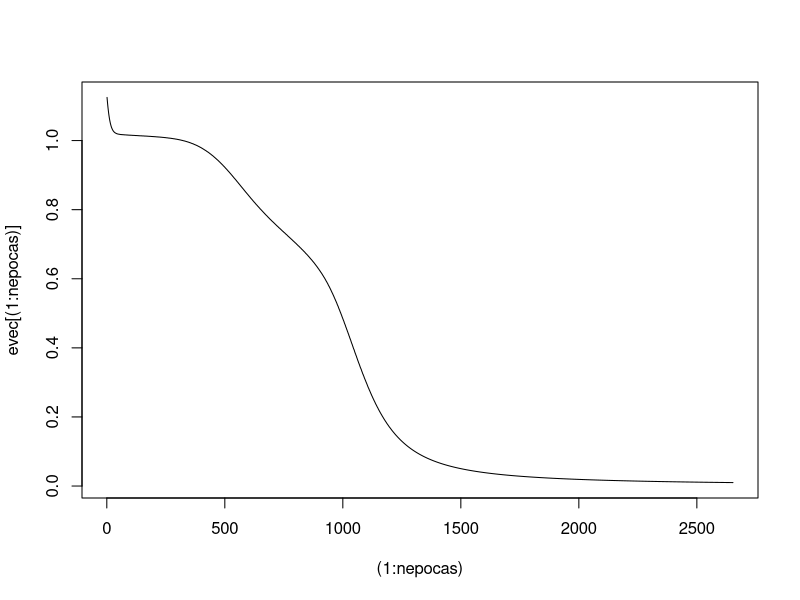

This chart was generated by the following R code:
rm(list=ls())
#############################
sech2<-function(u)
{
  return(((2/(exp(u)+exp(-u)))*(2/(exp(u)+exp(-u))))) 
}
############################
x<-matrix(c(0,0,0,1,1,0,1,1),byrow = T,ncol=2)
y<-matrix(c(-1,+1,+1,-1,+1,-1,-1,+1),byrow = T,ncol=2)

i1<-1
i4<-1
i5<-1
i8<-1

w61<-runif(1)-0.5
w62<-runif(1)-0.5
w63<-runif(1)-0.5

w72<-runif(1)-0.5
w73<-runif(1)-0.5
w74<-runif(1)-0.5

w95<-runif(1)-0.5
w96<-runif(1)-0.5
w97<-runif(1)-0.5

w106<-runif(1)-0.5
w107<-runif(1)-0.5
w108<-runif(1)-0.5

tol<-0.01
nepocas<-0
eepoca<-tol+1
eta<-0.01
maxepocas<-10000

evec<-matrix(nrow=1,ncol=maxepocas) 
while ((nepocas < maxepocas) && (eepoca>tol))
{
  ei2<-0
  iseq<-sample(4)
  for (i in (1:4))
  {
    xseq<-x[iseq[i],]
    yseq<-y[iseq[i],]
    i2<-xseq[1]
    i3<-xseq[2]
    y9<-yseq[1]
    y10<-yseq[2]
    
    u6<-i1*w61+i2*w62+i3*w63
    i6<-tanh(u6)
    
    u7<-i2*w72+i3*w73+i4*w74
    i7<-tanh(u7)
    
    u9<-i5*w95+i6*w96+i7*w97
    i9<-tanh(u9)
    
    u10<-i6*w106+i7*w107+i8*w108
    i10<-tanh(u10)
    
    e9<-y9-i9
    e10<-y10-i10
    
    d9<-e9*sech2(u9)
    d10<-e10*sech2(u10)
    
    dw95<-eta*d9*i5
    dw96<-eta*d9*i6
    dw97<-eta*d9*i7
    
    dw106<-eta*d10*i6
    dw107<-eta*d10*i7
    dw108<-eta*d10*i8
    
    d6<-sech2(u6)*(d9*w96+d10*w106)
    d7<-sech2(u7)*(d9*w97+d10*w107)
    
    dw61<-eta*d6*i1
    dw62<-eta*d6*i2
    dw63<-eta*d6*i3
    
    dw72<-eta*d7*i2
    dw73<-eta*d7*i3
    dw74<-eta*d7*i4
    
    w61<-w61+dw61
    w62<-w62+dw62
    w63<-w63+dw63
    
    w72<-w72+dw72
    w73<-w73+dw73
    w74<-w74+dw74
    
    w95<-w95+dw95
    w96<-w96+dw96
    w97<-w97+dw97
    
    w106<-w106+dw106
    w107<-w107+dw107
    w108<-w108+dw108
    
    ei<-((e9*e9)+(e10*e10))/2
    ei2<-ei2+ei 
  }
  nepocas<-nepocas+1 
  evec[nepocas]<-ei2/4 
  eepoca<-evec[nepocas]
  
  yproj<-matrix(ncol = 2,nrow = 4)
  if ((nepocas %% 10) == 0)
  {
    #########################
    
    for (i in (1:4))
    {
      xseq<-x[i,]
      yseq<-y[i,]
      i2<-xseq[1]
      i3<-xseq[2]
      
      u6<-i1*w61+i2*w62+i3*w63
      i6<-tanh(u6)
      
      u7<-i2*w72+i3*w73+i4*w74
      i7<-tanh(u7)
      
      yproj[i,1]<-i6
      yproj[i,2]<-i7
    }
    
    #plot(yproj[1,1],yproj[1,2],type = 'p',col='red',xlim = c(-2,2),ylim=c(-2,2))
    #par(new=T)
    #plot(yproj[2,1],yproj[2,2],type = 'p',col='blue',xlim = c(-2,2),ylim=c(-2,2))
    #par(new=T)
    #plot(yproj[3,1],yproj[3,2],type = 'p',col='blue',xlim = c(-2,2),ylim=c(-2,2))
    #par(new=T)
    #plot(yproj[4,1],yproj[4,2],type = 'p',col='red',xlim = c(-2,2),ylim=c(-2,2))
    
    
    #Sys.sleep(0.1)
    # print(nepocas)
  }
  
  
  
  
  
}

#########################
yhat<-matrix(ncol = 2,nrow = 4)
for (i in (1:4))
{
  xseq<-x[i,]
  yseq<-y[i,]
  i2<-xseq[1]
  i3<-xseq[2]
  
  u6<-i1*w61+i2*w62+i3*w63
  i6<-tanh(u6)
  
  u7<-i2*w72+i3*w73+i4*w74
  i7<-tanh(u7)
  
  u9<-i5*w95+i6*w96+i7*w97
  i9<-tanh(u9)
  
  u10<-i6*w106+i7*w107+i8*w108
  i10<-tanh(u10)
  
  yhat[i,1]<-i9
  yhat[i,2]<-i10
}

plot((1:nepocas),evec[(1:nepocas)],type='l')
print(2*(1*(yhat>=0)-0.5))